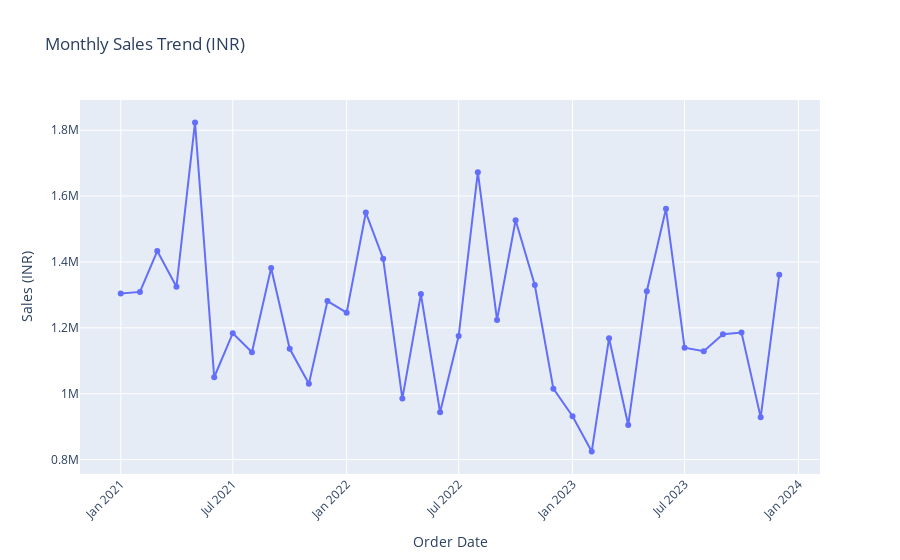
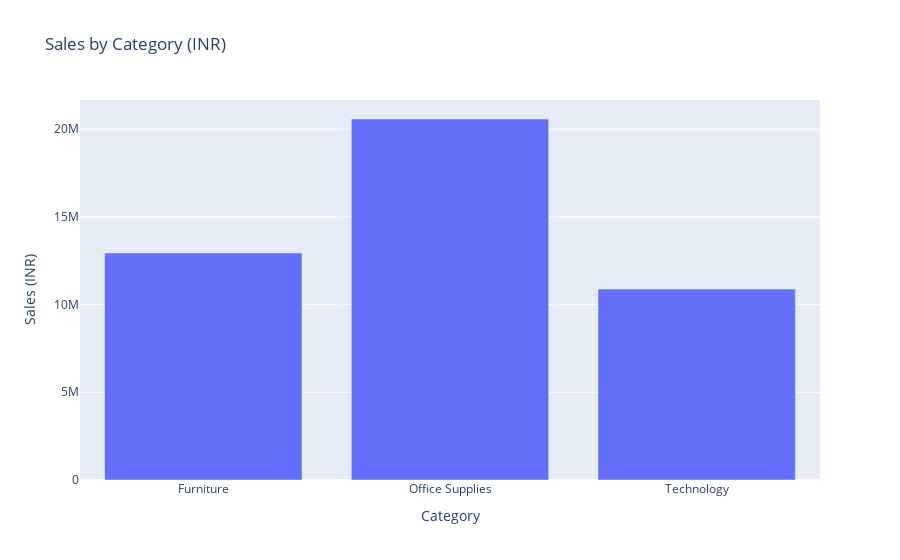
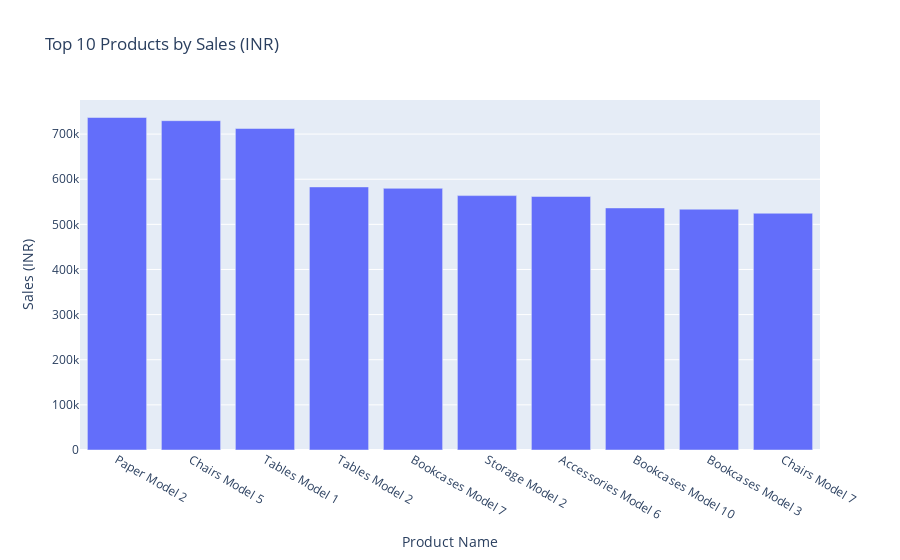
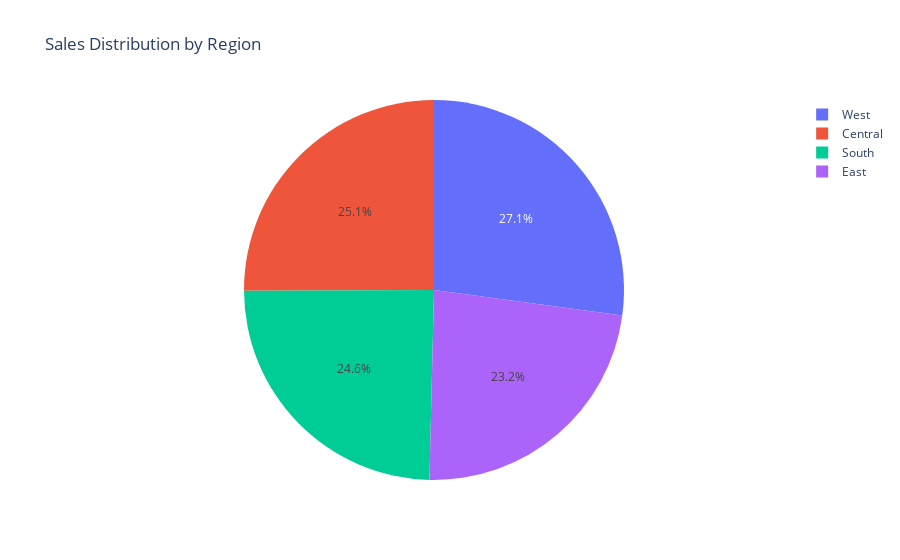

Notebook source saved alongside these figures, in order:
### Code cell
# Ecommerce Sales Dashboard
# Project by: Sahiti G
# Jupyter-style analysis script (run in a notebook cell-by-cell for best experience)

# --- Imports & settings ---
import pandas as pd
import numpy as np
import matplotlib.pyplot as plt
import seaborn as sns
import plotly.express as px
from IPython.display import Markdown, display
import os

sns.set(style="whitegrid")
plt.rcParams.update({'figure.max_open_warning': 0})

# Helper to show markdown headings inside a .py -> notebook conversion
def md(text):
    display(Markdown(text))

# ------------------------
# 1) Project title + author
# ------------------------
md("# 🛒 E‑Commerce Sales Dashboard")
md("**Project by: Sahiti G**")
md("\nThis notebook performs a full E‑Commerce data science analysis: data creation (sample), cleaning, EDA, visualizations, and business insights. The dataset is generated locally so you can run everything without external downloads.")

# ------------------------
# 2) Create a realistic sample dataset (Superstore-style)
# ------------------------
md("## 1. Create sample dataset (Superstore-style)")

np.random.seed(42)
N = 2000

order_ids = np.arange(100000, 100000 + N)
start = pd.to_datetime('2021-01-01')
end = pd.to_datetime('2023-12-31')
dates = pd.to_datetime(np.random.randint(start.value//10**9, end.value//10**9, N), unit='s')

categories = ['Furniture','Office Supplies','Technology']
subcats = {
    'Furniture': ['Bookcases','Chairs','Tables','Furnishings'],
    'Office Supplies': ['Binders','Paper','Storage','Art'],
    'Technology': ['Phones','Accessories','Copiers','Machines']
}

states = ['California','Texas','New York','Florida','Illinois','Pennsylvania','Ohio','Georgia','North Carolina','Michigan']
cities = ['Los Angeles','Houston','Chicago','Miami','Dallas','Philadelphia','Phoenix','San Antonio','San Diego','San Jose']
regions = ['West','South','East','Central']

products = []
for cat in categories:
    for sc in subcats[cat]:
        for i in range(1,11):
            products.append(f"{sc} Model {i}")

customers = [f"Customer {i}" for i in range(1,501)]

sales = np.round(np.random.exponential(scale=200, size=N) + np.random.uniform(20, 120, N), 2)
quantity = np.random.randint(1, 6, N)
discount = np.round(np.random.choice([0,0.05,0.1,0.15,0.2,0.3], N, p=[0.4,0.2,0.15,0.15,0.07,0.03]),2)
category = np.random.choice(categories, N, p=[0.3,0.45,0.25])
sub_category = [np.random.choice(subcats[c]) for c in category]
product = [np.random.choice(products) for _ in range(N)]
customer = np.random.choice(customers, N)
state = np.random.choice(states, N)
city = np.random.choice(cities, N)
region = np.random.choice(regions, N)
profit = np.round(sales * (np.random.uniform(0.08, 0.30, N)) - (discount * sales * 0.5),2)

# Compose dataframe
df = pd.DataFrame({
    'Order ID': order_ids,
    'Order Date': dates,
    'Customer Name': customer,
    'Category': category,
    'Sub-Category': sub_category,
    'Product Name': product,
    'City': city,
    'State': state,
    'Region': region,
    'Sales': sales,
    'Quantity': quantity,
    'Discount': discount,
    'Profit': profit
})

# Ensure types and sort by date
df['Order Date'] = pd.to_datetime(df['Order Date']).dt.normalize()
df = df.sort_values('Order Date').reset_index(drop=True)

# Save dataset for notebook and GitHub
os.makedirs('data', exist_ok=True)
df.to_csv('data/ecommerce_superstore_sample.csv', index=False)
md(f"Sample dataset created with **{len(df)} orders** and saved to `data/ecommerce_superstore_sample.csv`.")

# ------------------------
# 3) Convert USD to INR
# ------------------------
usd_to_inr = 83
df['Sales (INR)'] = df['Sales'] * usd_to_inr
df['Profit (INR)'] = df['Profit'] * usd_to_inr

# ------------------------
# 4) Visualizations & Save Artifacts (Safe)
# ------------------------
md('## 2. Visualizations & Save Artifacts')
os.makedirs('artifacts', exist_ok=True)

try:
    # Monthly Sales in INR (convert Period to datetime for Plotly)
    monthly = df.groupby(df['Order Date'].dt.to_period('M')).agg({'Sales (INR)': 'sum'}).reset_index()
    monthly['Order Date'] = monthly['Order Date'].dt.to_timestamp()

    # Plot Monthly Sales
    fig1 = px.line(monthly, x='Order Date', y='Sales (INR)', title='Monthly Sales Trend (INR)', markers=True)
    fig1.update_layout(xaxis_tickangle=-45)
    fig1.show()
    fig1.write_image('artifacts/monthly_sales.png')
except Exception as e:
    md(f"⚠️ Could not save monthly sales image: {e}")

try:
    # Category-wise Sales
    cat_sales = df.groupby('Category').agg({'Sales (INR)': 'sum'}).reset_index()
    fig2 = px.bar(cat_sales, x='Category', y='Sales (INR)', title='Sales by Category (INR)')
    fig2.show()
    fig2.write_image('artifacts/category_sales.png')
except Exception as e:
    md(f"⚠️ Could not save category sales image: {e}")

try:
    # Top 10 Products by Sales
    top_products = df.groupby('Product Name').agg({'Sales (INR)': 'sum'}).sort_values('Sales (INR)', ascending=False).head(10).reset_index()
    fig3 = px.bar(top_products, x='Product Name', y='Sales (INR)', title='Top 10 Products by Sales (INR)')
    fig3.show()
    fig3.write_image('artifacts/top_products.png')
except Exception as e:
    md(f"⚠️ Could not save top products image: {e}")

try:
    # Regional Sales Heatmap
    region_sales = df.groupby('Region').agg({'Sales (INR)': 'sum'}).reset_index()
    fig4 = px.pie(region_sales, names='Region', values='Sales (INR)', title='Sales Distribution by Region')
    fig4.show()
    fig4.write_image('artifacts/region_sales.png')
except Exception as e:
    md(f"⚠️ Could not save region sales image: {e}")

md('Saved chart images into `artifacts/` folder if Kaleido was installed and compatible.')
md('---\n\n**End of notebook. Project by Sahiti G.**')

### Figure 1 — Plotly figure (JSON) as saved in the notebook; plotly's stock layout.template omitted (floating-point values rounded to 4 significant figures)
{"data": [{"hovertemplate": "Order Date=%{x}<br>Sales (INR)=%{y}<extra></extra>", "legendgroup": "", "line": {"color": "#636efa", "dash": "solid"}, "marker": {"symbol": "circle"}, "mode": "lines+markers", "name": "", "orientation": "v", "showlegend": false, "type": "scatter", "x": ["2021-01-01T00:00:00", "2021-02-01T00:00:00", "2021-03-01T00:00:00", "2021-04-01T00:00:00", "2021-05-01T00:00:00", "2021-06-01T00:00:00", "2021-07-01T00:00:00", "2021-08-01T00:00:00", "2021-09-01T00:00:00", "2021-10-01T00:00:00", "2021-11-01T00:00:00", "2021-12-01T00:00:00", "2022-01-01T00:00:00", "2022-02-01T00:00:00", "2022-03-01T00:00:00", "2022-04-01T00:00:00", "2022-05-01T00:00:00", "2022-06-01T00:00:00", "2022-07-01T00:00:00", "2022-08-01T00:00:00", "2022-09-01T00:00:00", "2022-10-01T00:00:00", "2022-11-01T00:00:00", "2022-12-01T00:00:00", "2023-01-01T00:00:00", "2023-02-01T00:00:00", "2023-03-01T00:00:00", "2023-04-01T00:00:00", "2023-05-01T00:00:00", "2023-06-01T00:00:00", "2023-07-01T00:00:00", "2023-08-01T00:00:00", "2023-09-01T00:00:00", "2023-10-01T00:00:00", "2023-11-01T00:00:00", "2023-12-01T00:00:00"], "xaxis": "x", "y": [1304000.0, 1309000.0, 1433000.0, 1325000.0, 1824000.0, 1050000.0, 1184000.0, 1126000.0, 1382000.0, 1136000.0, 1030000.0, 1281000.0, 1246000.0, 1550000.0, 1410000.0, 985200.0, 1303000.0, 943600.0, 1175000.0, 1673000.0, 1224000.0, 1527000.0, 1330000.0, 1015000.0, 931600.0, 824500.0, 1168000.0, 905400.0, 1311000.0, 1561000.0, 1140000.0, 1129000.0, 1180000.0, 1186000.0, 928300.0, 1361000.0], "yaxis": "y"}], "layout": {"legend": {"tracegroupgap": 0}, "title": {"text": "Monthly Sales Trend (INR)"}, "xaxis": {"anchor": "y", "domain": [0, 1], "tickangle": -45, "title": {"text": "Order Date"}}, "yaxis": {"anchor": "x", "domain": [0, 1], "title": {"text": "Sales (INR)"}}}}

### Figure 2 — Plotly figure (JSON) as saved in the notebook; plotly's stock layout.template omitted (floating-point values rounded to 4 significant figures)
{"data": [{"hovertemplate": "Category=%{x}<br>Sales (INR)=%{y}<extra></extra>", "legendgroup": "", "marker": {"color": "#636efa", "pattern": {"shape": ""}}, "name": "", "orientation": "v", "showlegend": false, "textposition": "auto", "type": "bar", "x": ["Furniture", "Office Supplies", "Technology"], "xaxis": "x", "y": [12940000.0, 20570000.0, 10880000.0], "yaxis": "y"}], "layout": {"barmode": "relative", "legend": {"tracegroupgap": 0}, "title": {"text": "Sales by Category (INR)"}, "xaxis": {"anchor": "y", "domain": [0, 1], "title": {"text": "Category"}}, "yaxis": {"anchor": "x", "domain": [0, 1], "title": {"text": "Sales (INR)"}}}}

### Figure 3 — Plotly figure (JSON) as saved in the notebook; plotly's stock layout.template omitted (floating-point values rounded to 4 significant figures)
{"data": [{"hovertemplate": "Product Name=%{x}<br>Sales (INR)=%{y}<extra></extra>", "legendgroup": "", "marker": {"color": "#636efa", "pattern": {"shape": ""}}, "name": "", "orientation": "v", "showlegend": false, "textposition": "auto", "type": "bar", "x": ["Paper Model 2", "Chairs Model 5", "Tables Model 1", "Tables Model 2", "Bookcases Model 7", "Storage Model 2", "Accessories Model 6", "Bookcases Model 10", "Bookcases Model 3", "Chairs Model 7"], "xaxis": "x", "y": [736800.0, 729700.0, 712400.0, 582900.0, 579800.0, 563700.0, 561700.0, 536400.0, 533500.0, 524600.0], "yaxis": "y"}], "layout": {"barmode": "relative", "legend": {"tracegroupgap": 0}, "title": {"text": "Top 10 Products by Sales (INR)"}, "xaxis": {"anchor": "y", "domain": [0, 1], "title": {"text": "Product Name"}}, "yaxis": {"anchor": "x", "domain": [0, 1], "title": {"text": "Sales (INR)"}}}}

### Figure 4 — Plotly figure (JSON) as saved in the notebook; plotly's stock layout.template omitted (floating-point values rounded to 4 significant figures)
{"data": [{"domain": {"x": [0, 1], "y": [0, 1]}, "hovertemplate": "Region=%{label}<br>Sales (INR)=%{value}<extra></extra>", "labels": ["Central", "East", "South", "West"], "legendgroup": "", "name": "", "showlegend": true, "type": "pie", "values": [11130000.0, 10320000.0, 10900000.0, 12050000.0]}], "layout": {"legend": {"tracegroupgap": 0}, "title": {"text": "Sales Distribution by Region"}}}
